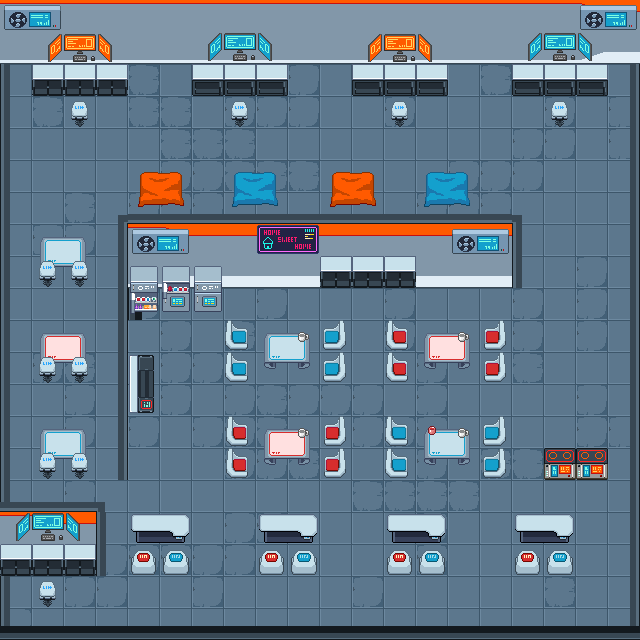

Below is a game level as drawn by its tile map, then a one-line description and the .tmx that defines it (tile-layer data replaced by summaries):
An orthogonal 20x20 tile map with 32x32 px tiles, 5 tile layers (Terrain, Paredes, Objetos, Objetos 2, ...) and 28 objects (4x Character, 3x Player, player_start).

<map version="1.10" tiledversion="1.11.2" orientation="orthogonal" renderorder="right-down" width="20" height="20" tilewidth="32" tileheight="32" infinite="0" nextlayerid="11" nextobjectid="105">
 <tileset firstgid="1" source="../../graphics/tilesets/pixel-cyberpunk-interior.tsx" />
 <layer id="1" name="Terrain" width="20" height="20">
  <data>[400 cells, 400 non-empty, 4 distinct tile ids]</data>
 </layer>
 <layer id="3" name="Paredes" width="20" height="20">
  <data>[400 cells, 142 non-empty, 35 distinct tile ids]</data>
 </layer>
 <layer id="2" name="Objetos" width="20" height="20">
  <data>[400 cells, 94 non-empty, 17 distinct tile ids]</data>
 </layer>
 <layer id="6" name="Objetos 2" width="20" height="20">
  <data>[400 cells, 87 non-empty, 38 distinct tile ids]</data>
 </layer>
 <layer id="7" name="Objetos 3" width="20" height="20">
  <data>[400 cells, 6 non-empty, 1 distinct tile ids]</data>
 </layer>
 <objectgroup id="10" name="Collisions">
  <object id="74" x="-4.25" y="627.75" width="643.333" height="9.83333" />
  <object id="76" x="-3" y="0" width="642.917" height="64" />
  <object id="78" x="118.542" y="220" width="8.25" height="258.333" />
  <object id="79" x="119.54" y="214.83" width="400" height="75" />
  <object id="83" x="427" y="335" width="40" height="26" />
  <object id="84" x="428" y="429" width="39" height="27" />
  <object id="85" x="0" y="502" width="103" height="74" />
  <object id="86" x="132" y="515" width="57" height="26" />
  <object id="87" x="259" y="514" width="59" height="29" />
  <object id="88" x="387" y="515" width="60" height="26" />
  <object id="89" x="515" y="516" width="58" height="27" />
  <object id="91" x="544.182" y="447.818" width="63.8182" height="32.5455" />
  <object id="93" x="511.818" y="63.4545" width="96.7273" height="33.2727" />
  <object id="94" x="351.818" y="63.0909" width="96.7273" height="33.6364" />
  <object id="95" x="31.6364" y="63.4545" width="96.5455" height="33.4545" />
  <object id="98" x="263.333" y="332.333" width="45.6667" height="29.6667" />
  <object id="99" x="263.667" y="429" width="45.3333" height="29.6667" />
  <object id="100" x="191.667" y="64" width="96.3333" height="31" />
  <object id="103" x="-5.79167" y="0.000166667" width="8.25" height="637.833" />
  <object id="104" x="640.042" y="0.5835" width="8.25" height="637" />
 </objectgroup>
 <objectgroup id="8" name="Entities" visible="0">
  <object id="1" name="Character" x="480" y="122.667">
   <properties>
    <property name="change_direction" type="bool" value="true" />
    <property name="character_id" value="o5" />
    <property name="direction" value="up" />
    <property name="graphic" value="straw" />
    <property name="radius" value="400" />
   </properties>
   <point />
  </object>
  <object id="2" name="Character" x="68" y="218.667">
   <properties>
    <property name="change_direction" type="bool" value="true" />
    <property name="character_id" value="o5" />
    <property name="direction" value="up" />
    <property name="graphic" value="straw" />
    <property name="radius" value="400" />
   </properties>
   <point />
  </object>
  <object id="3" name="Character" x="362.667" y="334.667">
   <properties>
    <property name="change_direction" type="bool" value="true" />
    <property name="character_id" value="o5" />
    <property name="direction" value="up" />
    <property name="graphic" value="straw" />
    <property name="radius" value="400" />
   </properties>
   <point />
  </object>
  <object id="4" name="Character" x="482.667" y="596">
   <properties>
    <property name="change_direction" type="bool" value="true" />
    <property name="character_id" value="o5" />
    <property name="direction" value="up" />
    <property name="graphic" value="straw" />
    <property name="radius" value="400" />
   </properties>
   <point />
  </object>
  <object id="5" name="Player" x="364" y="422.667">
   <properties>
    <property name="direction" value="down" />
    <property name="pos" value="plant" />
   </properties>
   <point />
  </object>
  <object id="6" name="Player" x="560" y="200">
   <properties>
    <property name="direction" value="down" />
    <property name="pos" value="plant" />
   </properties>
   <point />
  </object>
  <object id="7" name="Player" x="62.6667" y="325.333">
   <properties>
    <property name="direction" value="down" />
    <property name="pos" value="plant" />
   </properties>
   <point />
  </object>
 </objectgroup>
 <objectgroup id="9" name="player_start" visible="0">
  <object id="58" name="player_start" x="352.667" y="593.333">
   <point />
  </object>
 </objectgroup>
</map>
